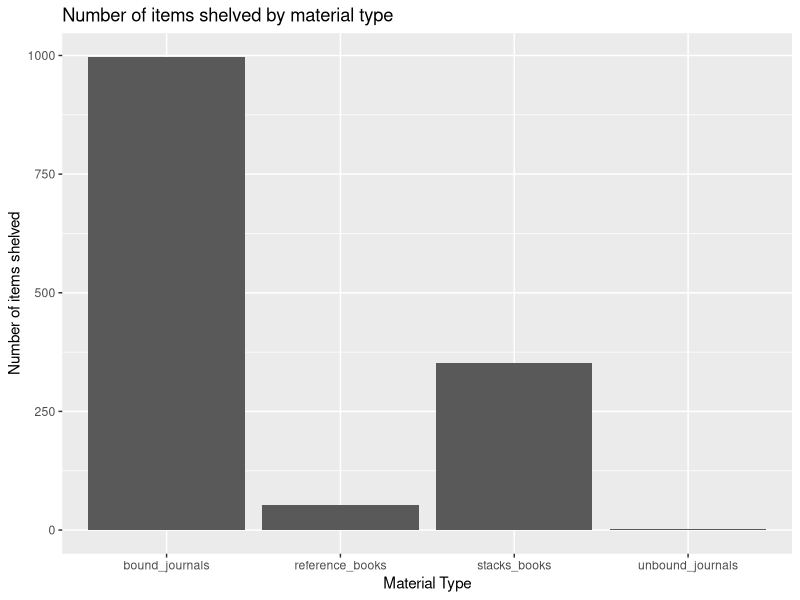
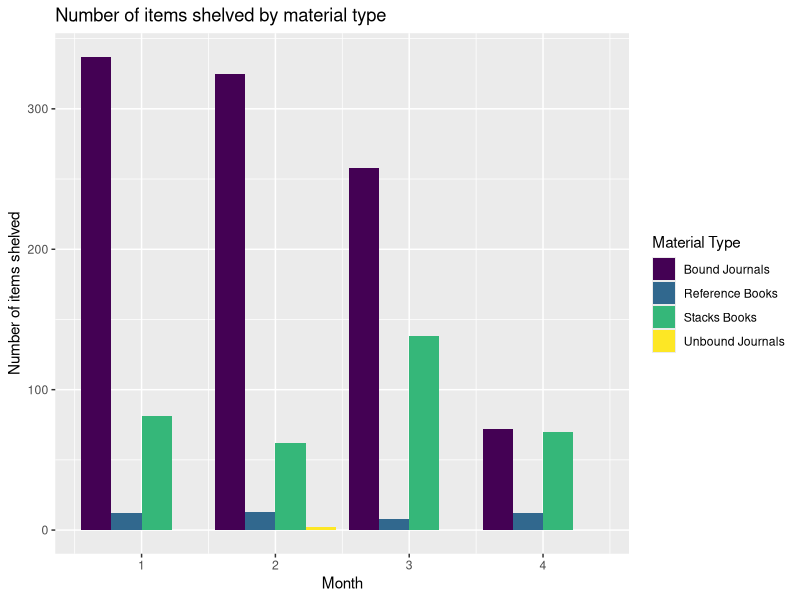
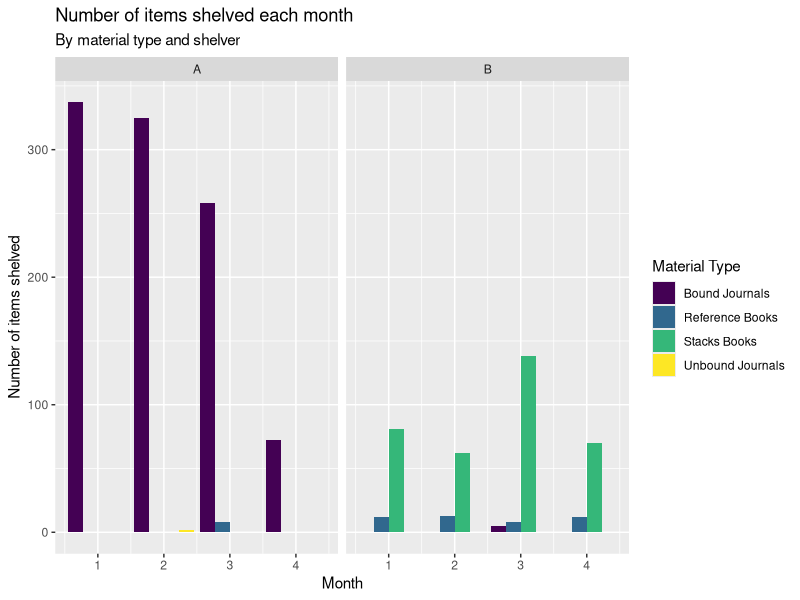

Write R code to recreate these figures, in order.
## ---- chunk 1
#| message: false
library(tidyverse)

## ---- chunk 2
#| message: false
shelving_wide <- read_csv("data/shelving_wide.csv")

## ---- chunk 3
#| echo: false
knitr::kable(shelving_wide)
## ---- chunk 4
#| echo: false

shelving_long <- shelving_wide %>% 
  pivot_longer(cols = stacks_books:unbound_journals, names_to = "material_type",
               values_to = "number_shelved")

knitr::kable(shelving_long)
## ---- chunk 5
shelving_long <- 
  shelving_wide %>% 
  pivot_longer(cols = stacks_books:unbound_journals, 
               names_to = "material_type",
               values_to = "count")
## ---- chunk 6
shelving_long %>% 
  ggplot(mapping=aes(x=material_type, y=count)) +
  geom_bar(stat="identity") +
  labs(title="Number of items shelved by material type", 
       x="Material Type", 
       y="Number of items shelved")

## ---- chunk 7
#| code-fold: true
#| code-summary: "Reveal Solution"
shelving_long %>% 
  ggplot(mapping=aes(x=month, y=count, fill=material_type)) +
  geom_bar(stat="identity", position = "dodge") +
  labs(title="Number of items shelved by material type", 
       x="Month", 
       y="Number of items shelved", 
       fill="Material Type") +
  scale_fill_viridis_d(labels=c('Bound Journals', 'Reference Books', 'Stacks Books', 'Unbound Journals'))

## ---- chunk 8
#| code-fold: true
#| code-summary: "Reveal Solution"

shelving_long %>% 
  ggplot(mapping=aes(x=month, y=count, fill=material_type)) +
  geom_bar(stat="identity", position = "dodge") +
  labs(title="Number of items shelved each month",
       subtitle= "By material type and shelver", 
       x="Month", 
       y="Number of items shelved", 
       fill="Material Type") +
  scale_fill_viridis_d(labels=c('Bound Journals', 'Reference Books', 'Stacks Books', 'Unbound Journals')) +
  facet_wrap(~shelver)

